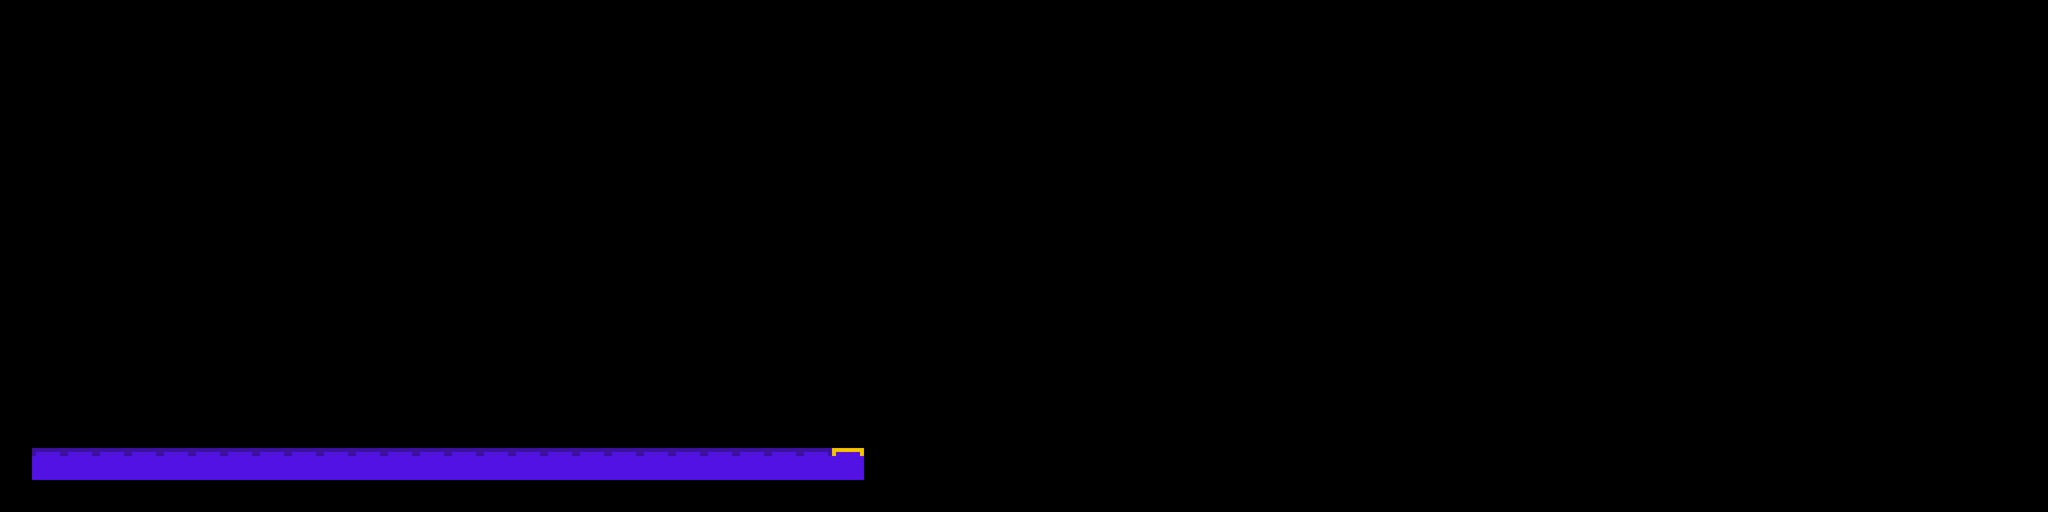

Rendered tile map (Tiled .tmx) drawn with the repository's tilesets; below, a short description and the full map source, tile grids included:
An orthogonal 64x16 tile map with 64x64 px tiles, 2 tile layers (platforms, finish).

<map version="1.2" tiledversion="1.3.5" orientation="orthogonal" renderorder="right-down" width="64" height="16" tilewidth="64" tileheight="64" infinite="0" nextlayerid="3" nextobjectid="1">
 <tileset firstgid="1" name="tiles" tilewidth="64" tileheight="64" tilecount="3" columns="0">
  <grid orientation="orthogonal" width="1" height="1" />
  <tile id="7">
   <image width="64" height="64" source="../images/ground/ground.png" />
  </tile>
  <tile id="8">
   <image width="64" height="64" source="../images/ground/ground_finish.png" />
  </tile>
  <tile id="9">
   <image width="64" height="64" source="../images/box/box.png" />
  </tile>
 </tileset>
 <layer id="1" name="platforms" width="64" height="16">
  <data encoding="csv">
0,0,0,0,0,0,0,0,0,0,0,0,0,0,0,0,0,0,0,0,0,0,0,0,0,0,0,0,0,0,0,0,0,0,0,0,0,0,0,0,0,0,0,0,0,0,0,0,0,0,0,0,0,0,0,0,0,0,0,0,0,0,0,0,
0,0,0,0,0,0,0,0,0,0,0,0,0,0,0,0,0,0,0,0,0,0,0,0,0,0,0,0,0,0,0,0,0,0,0,0,0,0,0,0,0,0,0,0,0,0,0,0,0,0,0,0,0,0,0,0,0,0,0,0,0,0,0,0,
0,0,0,0,0,0,0,0,0,0,0,0,0,0,0,0,0,0,0,0,0,0,0,0,0,0,0,0,0,0,0,0,0,0,0,0,0,0,0,0,0,0,0,0,0,0,0,0,0,0,0,0,0,0,0,0,0,0,0,0,0,0,0,0,
0,0,0,0,0,0,0,0,0,0,0,0,0,0,0,0,0,0,0,0,0,0,0,0,0,0,0,0,0,0,0,0,0,0,0,0,0,0,0,0,0,0,0,0,0,0,0,0,0,0,0,0,0,0,0,0,0,0,0,0,0,0,0,0,
0,0,0,0,0,0,0,0,0,0,0,0,0,0,0,0,0,0,0,0,0,0,0,0,0,0,0,0,0,0,0,0,0,0,0,0,0,0,0,0,0,0,0,0,0,0,0,0,0,0,0,0,0,0,0,0,0,0,0,0,0,0,0,0,
0,0,0,0,0,0,0,0,0,0,0,0,0,0,0,0,0,0,0,0,0,0,0,0,0,0,0,0,0,0,0,0,0,0,0,0,0,0,0,0,0,0,0,0,0,0,0,0,0,0,0,0,0,0,0,0,0,0,0,0,0,0,0,0,
0,0,0,0,0,0,0,0,0,0,0,0,0,0,0,0,0,0,0,0,0,0,0,0,0,0,0,0,0,0,0,0,0,0,0,0,0,0,0,0,0,0,0,0,0,0,0,0,0,0,0,0,0,0,0,0,0,0,0,0,0,0,0,0,
0,0,0,0,0,0,0,0,0,0,0,0,0,0,0,0,0,0,0,0,0,0,0,0,0,0,0,0,0,0,0,0,0,0,0,0,0,0,0,0,0,0,0,0,0,0,0,0,0,0,0,0,0,0,0,0,0,0,0,0,0,0,0,0,
0,0,0,0,0,0,0,0,0,0,0,0,0,0,0,0,0,0,0,0,0,0,0,0,0,0,0,0,0,0,0,0,0,0,0,0,0,0,0,0,0,0,0,0,0,0,0,0,0,0,0,0,0,0,0,0,0,0,0,0,0,0,0,0,
0,0,0,0,0,0,0,0,0,0,0,0,0,0,0,0,0,0,0,0,0,0,0,0,0,0,0,0,0,0,0,0,0,0,0,0,0,0,0,0,0,0,0,0,0,0,0,0,0,0,0,0,0,0,0,0,0,0,0,0,0,0,0,0,
0,0,0,0,0,0,0,0,0,0,0,0,0,0,0,0,0,0,0,0,0,0,0,0,0,0,0,0,0,0,0,0,0,0,0,0,0,0,0,0,0,0,0,0,0,0,0,0,0,0,0,0,0,0,0,0,0,0,0,0,0,0,0,0,
0,0,0,0,0,0,0,0,0,0,0,0,0,0,0,0,0,0,0,0,0,0,0,0,0,0,0,0,0,0,0,0,0,0,0,0,0,0,0,0,0,0,0,0,0,0,0,0,0,0,0,0,0,0,0,0,0,0,0,0,0,0,0,0,
0,0,0,0,0,0,0,0,0,0,0,0,0,0,0,0,0,0,0,0,0,0,0,0,0,0,0,0,0,0,0,0,0,0,0,0,0,0,0,0,0,0,0,0,0,0,0,0,0,0,0,0,0,0,0,0,0,0,0,0,0,0,0,0,
0,0,0,0,0,0,0,0,0,0,0,0,0,0,0,0,0,0,0,0,0,0,0,0,0,0,0,0,0,0,0,0,0,0,0,0,0,0,0,0,0,0,0,0,0,0,0,0,0,0,0,0,0,0,0,0,0,0,0,0,0,0,0,0,
0,8,8,8,8,8,8,8,8,8,8,8,8,8,8,8,8,8,8,8,8,8,8,8,8,8,0,0,0,0,0,0,0,0,0,0,0,0,0,0,0,0,0,0,0,0,0,0,0,0,0,0,0,0,0,0,0,0,0,0,0,0,0,0,
0,0,0,0,0,0,0,0,0,0,0,0,0,0,0,0,0,0,0,0,0,0,0,0,0,0,0,0,0,0,0,0,0,0,0,0,0,0,0,0,0,0,0,0,0,0,0,0,0,0,0,0,0,0,0,0,0,0,0,0,0,0,0,0
</data>
 </layer>
 <layer id="2" name="finish" width="64" height="16">
  <data encoding="csv">
0,0,0,0,0,0,0,0,0,0,0,0,0,0,0,0,0,0,0,0,0,0,0,0,0,0,0,0,0,0,0,0,0,0,0,0,0,0,0,0,0,0,0,0,0,0,0,0,0,0,0,0,0,0,0,0,0,0,0,0,0,0,0,0,
0,0,0,0,0,0,0,0,0,0,0,0,0,0,0,0,0,0,0,0,0,0,0,0,0,0,0,0,0,0,0,0,0,0,0,0,0,0,0,0,0,0,0,0,0,0,0,0,0,0,0,0,0,0,0,0,0,0,0,0,0,0,0,0,
0,0,0,0,0,0,0,0,0,0,0,0,0,0,0,0,0,0,0,0,0,0,0,0,0,0,0,0,0,0,0,0,0,0,0,0,0,0,0,0,0,0,0,0,0,0,0,0,0,0,0,0,0,0,0,0,0,0,0,0,0,0,0,0,
0,0,0,0,0,0,0,0,0,0,0,0,0,0,0,0,0,0,0,0,0,0,0,0,0,0,0,0,0,0,0,0,0,0,0,0,0,0,0,0,0,0,0,0,0,0,0,0,0,0,0,0,0,0,0,0,0,0,0,0,0,0,0,0,
0,0,0,0,0,0,0,0,0,0,0,0,0,0,0,0,0,0,0,0,0,0,0,0,0,0,0,0,0,0,0,0,0,0,0,0,0,0,0,0,0,0,0,0,0,0,0,0,0,0,0,0,0,0,0,0,0,0,0,0,0,0,0,0,
0,0,0,0,0,0,0,0,0,0,0,0,0,0,0,0,0,0,0,0,0,0,0,0,0,0,0,0,0,0,0,0,0,0,0,0,0,0,0,0,0,0,0,0,0,0,0,0,0,0,0,0,0,0,0,0,0,0,0,0,0,0,0,0,
0,0,0,0,0,0,0,0,0,0,0,0,0,0,0,0,0,0,0,0,0,0,0,0,0,0,0,0,0,0,0,0,0,0,0,0,0,0,0,0,0,0,0,0,0,0,0,0,0,0,0,0,0,0,0,0,0,0,0,0,0,0,0,0,
0,0,0,0,0,0,0,0,0,0,0,0,0,0,0,0,0,0,0,0,0,0,0,0,0,0,0,0,0,0,0,0,0,0,0,0,0,0,0,0,0,0,0,0,0,0,0,0,0,0,0,0,0,0,0,0,0,0,0,0,0,0,0,0,
0,0,0,0,0,0,0,0,0,0,0,0,0,0,0,0,0,0,0,0,0,0,0,0,0,0,0,0,0,0,0,0,0,0,0,0,0,0,0,0,0,0,0,0,0,0,0,0,0,0,0,0,0,0,0,0,0,0,0,0,0,0,0,0,
0,0,0,0,0,0,0,0,0,0,0,0,0,0,0,0,0,0,0,0,0,0,0,0,0,0,0,0,0,0,0,0,0,0,0,0,0,0,0,0,0,0,0,0,0,0,0,0,0,0,0,0,0,0,0,0,0,0,0,0,0,0,0,0,
0,0,0,0,0,0,0,0,0,0,0,0,0,0,0,0,0,0,0,0,0,0,0,0,0,0,0,0,0,0,0,0,0,0,0,0,0,0,0,0,0,0,0,0,0,0,0,0,0,0,0,0,0,0,0,0,0,0,0,0,0,0,0,0,
0,0,0,0,0,0,0,0,0,0,0,0,0,0,0,0,0,0,0,0,0,0,0,0,0,0,0,0,0,0,0,0,0,0,0,0,0,0,0,0,0,0,0,0,0,0,0,0,0,0,0,0,0,0,0,0,0,0,0,0,0,0,0,0,
0,0,0,0,0,0,0,0,0,0,0,0,0,0,0,0,0,0,0,0,0,0,0,0,0,0,0,0,0,0,0,0,0,0,0,0,0,0,0,0,0,0,0,0,0,0,0,0,0,0,0,0,0,0,0,0,0,0,0,0,0,0,0,0,
0,0,0,0,0,0,0,0,0,0,0,0,0,0,0,0,0,0,0,0,0,0,0,0,0,0,0,0,0,0,0,0,0,0,0,0,0,0,0,0,0,0,0,0,0,0,0,0,0,0,0,0,0,0,0,0,0,0,0,0,0,0,0,0,
0,0,0,0,0,0,0,0,0,0,0,0,0,0,0,0,0,0,0,0,0,0,0,0,0,0,9,0,0,0,0,0,0,0,0,0,0,0,0,0,0,0,0,0,0,0,0,0,0,0,0,0,0,0,0,0,0,0,0,0,0,0,0,0,
0,0,0,0,0,0,0,0,0,0,0,0,0,0,0,0,0,0,0,0,0,0,0,0,0,0,0,0,0,0,0,0,0,0,0,0,0,0,0,0,0,0,0,0,0,0,0,0,0,0,0,0,0,0,0,0,0,0,0,0,0,0,0,0
</data>
 </layer>
</map>
